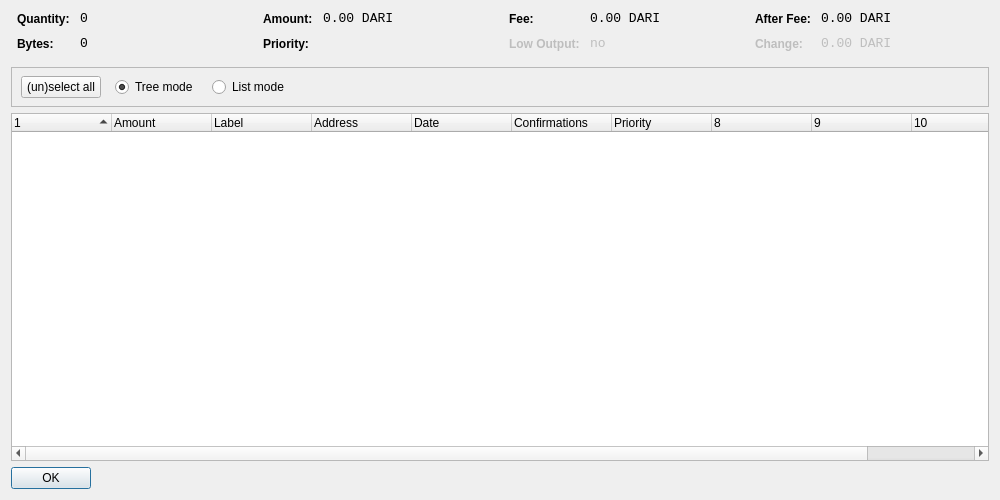
<?xml version="1.0" encoding="UTF-8"?>
<ui version="4.0">
 <class>CoinControlDialog</class>
 <widget class="QDialog" name="CoinControlDialog">
  <property name="geometry">
   <rect>
    <x>0</x>
    <y>0</y>
    <width>1000</width>
    <height>500</height>
   </rect>
  </property>
  <property name="windowTitle">
   <string>Coin Control</string>
  </property>
  <layout class="QVBoxLayout" name="verticalLayout">
   <item>
    <layout class="QHBoxLayout" name="horizontalLayoutTop" stretch="0,0,0,0">
     <property name="topMargin">
      <number>0</number>
     </property>
     <property name="bottomMargin">
      <number>10</number>
     </property>
     <item>
      <layout class="QFormLayout" name="formLayoutCoinControl1">
       <property name="horizontalSpacing">
        <number>10</number>
       </property>
       <property name="verticalSpacing">
        <number>10</number>
       </property>
       <property name="leftMargin">
        <number>6</number>
       </property>
       <property name="rightMargin">
        <number>6</number>
       </property>
       <item row="0" column="0">
        <widget class="QLabel" name="labelCoinControlQuantityText">
         <property name="styleSheet">
          <string notr="true">font-weight:bold;</string>
         </property>
         <property name="text">
          <string>Quantity:</string>
         </property>
        </widget>
       </item>
       <item row="0" column="1">
        <widget class="QLabel" name="labelCoinControlQuantity">
         <property name="font">
          <font>
           <family>Monospace</family>
           <pointsize>10</pointsize>
          </font>
         </property>
         <property name="cursor">
          <cursorShape>IBeamCursor</cursorShape>
         </property>
         <property name="contextMenuPolicy">
          <enum>Qt::ActionsContextMenu</enum>
         </property>
         <property name="text">
          <string notr="true">0</string>
         </property>
         <property name="textInteractionFlags">
          <set>Qt::LinksAccessibleByMouse|Qt::TextSelectableByKeyboard|Qt::TextSelectableByMouse</set>
         </property>
        </widget>
       </item>
       <item row="1" column="0">
        <widget class="QLabel" name="labelCoinControlBytesText">
         <property name="styleSheet">
          <string notr="true">font-weight:bold;</string>
         </property>
         <property name="text">
          <string>Bytes:</string>
         </property>
        </widget>
       </item>
       <item row="1" column="1">
        <widget class="QLabel" name="labelCoinControlBytes">
         <property name="font">
          <font>
           <family>Monospace</family>
           <pointsize>10</pointsize>
          </font>
         </property>
         <property name="cursor">
          <cursorShape>IBeamCursor</cursorShape>
         </property>
         <property name="contextMenuPolicy">
          <enum>Qt::ActionsContextMenu</enum>
         </property>
         <property name="text">
          <string notr="true">0</string>
         </property>
         <property name="textInteractionFlags">
          <set>Qt::LinksAccessibleByMouse|Qt::TextSelectableByKeyboard|Qt::TextSelectableByMouse</set>
         </property>
        </widget>
       </item>
      </layout>
     </item>
     <item>
      <layout class="QFormLayout" name="formLayoutCoinControl2">
       <property name="horizontalSpacing">
        <number>10</number>
       </property>
       <property name="verticalSpacing">
        <number>10</number>
       </property>
       <property name="leftMargin">
        <number>6</number>
       </property>
       <property name="rightMargin">
        <number>6</number>
       </property>
       <item row="0" column="0">
        <widget class="QLabel" name="labelCoinControlAmountText">
         <property name="styleSheet">
          <string notr="true">font-weight:bold;</string>
         </property>
         <property name="text">
          <string>Amount:</string>
         </property>
        </widget>
       </item>
       <item row="0" column="1">
        <widget class="QLabel" name="labelCoinControlAmount">
         <property name="font">
          <font>
           <family>Monospace</family>
           <pointsize>10</pointsize>
          </font>
         </property>
         <property name="cursor">
          <cursorShape>IBeamCursor</cursorShape>
         </property>
         <property name="contextMenuPolicy">
          <enum>Qt::ActionsContextMenu</enum>
         </property>
         <property name="text">
          <string notr="true">0.00 DARI</string>
         </property>
         <property name="textInteractionFlags">
          <set>Qt::LinksAccessibleByMouse|Qt::TextSelectableByKeyboard|Qt::TextSelectableByMouse</set>
         </property>
        </widget>
       </item>
       <item row="1" column="0">
        <widget class="QLabel" name="labelCoinControlPriorityText">
         <property name="styleSheet">
          <string notr="true">font-weight:bold;</string>
         </property>
         <property name="text">
          <string>Priority:</string>
         </property>
        </widget>
       </item>
       <item row="1" column="1">
        <widget class="QLabel" name="labelCoinControlPriority">
         <property name="font">
          <font>
           <family>Monospace</family>
           <pointsize>10</pointsize>
          </font>
         </property>
         <property name="cursor">
          <cursorShape>IBeamCursor</cursorShape>
         </property>
         <property name="contextMenuPolicy">
          <enum>Qt::ActionsContextMenu</enum>
         </property>
         <property name="text">
          <string/>
         </property>
         <property name="textInteractionFlags">
          <set>Qt::LinksAccessibleByMouse|Qt::TextSelectableByKeyboard|Qt::TextSelectableByMouse</set>
         </property>
        </widget>
       </item>
      </layout>
     </item>
     <item>
      <layout class="QFormLayout" name="formLayoutCoinControl3">
       <property name="horizontalSpacing">
        <number>10</number>
       </property>
       <property name="verticalSpacing">
        <number>10</number>
       </property>
       <property name="leftMargin">
        <number>6</number>
       </property>
       <property name="rightMargin">
        <number>6</number>
       </property>
       <item row="0" column="0">
        <widget class="QLabel" name="labelCoinControlFeeText">
         <property name="styleSheet">
          <string notr="true">font-weight:bold;</string>
         </property>
         <property name="text">
          <string>Fee:</string>
         </property>
        </widget>
       </item>
       <item row="0" column="1">
        <widget class="QLabel" name="labelCoinControlFee">
         <property name="font">
          <font>
           <family>Monospace</family>
           <pointsize>10</pointsize>
          </font>
         </property>
         <property name="cursor">
          <cursorShape>IBeamCursor</cursorShape>
         </property>
         <property name="contextMenuPolicy">
          <enum>Qt::ActionsContextMenu</enum>
         </property>
         <property name="text">
          <string notr="true">0.00 DARI</string>
         </property>
         <property name="textInteractionFlags">
          <set>Qt::LinksAccessibleByMouse|Qt::TextSelectableByKeyboard|Qt::TextSelectableByMouse</set>
         </property>
        </widget>
       </item>
       <item row="1" column="0">
        <widget class="QLabel" name="labelCoinControlLowOutputText">
         <property name="enabled">
          <bool>false</bool>
         </property>
         <property name="styleSheet">
          <string notr="true">font-weight:bold;</string>
         </property>
         <property name="text">
          <string>Low Output:</string>
         </property>
        </widget>
       </item>
       <item row="1" column="1">
        <widget class="QLabel" name="labelCoinControlLowOutput">
         <property name="enabled">
          <bool>false</bool>
         </property>
         <property name="font">
          <font>
           <family>Monospace</family>
           <pointsize>10</pointsize>
          </font>
         </property>
         <property name="cursor">
          <cursorShape>IBeamCursor</cursorShape>
         </property>
         <property name="contextMenuPolicy">
          <enum>Qt::ActionsContextMenu</enum>
         </property>
         <property name="text">
          <string notr="true">no</string>
         </property>
         <property name="textInteractionFlags">
          <set>Qt::LinksAccessibleByMouse|Qt::TextSelectableByKeyboard|Qt::TextSelectableByMouse</set>
         </property>
        </widget>
       </item>
      </layout>
     </item>
     <item>
      <layout class="QFormLayout" name="formLayoutCoinControl4">
       <property name="horizontalSpacing">
        <number>10</number>
       </property>
       <property name="verticalSpacing">
        <number>10</number>
       </property>
       <property name="leftMargin">
        <number>6</number>
       </property>
       <property name="rightMargin">
        <number>6</number>
       </property>
       <item row="0" column="0">
        <widget class="QLabel" name="labelCoinControlAfterFeeText">
         <property name="styleSheet">
          <string notr="true">font-weight:bold;</string>
         </property>
         <property name="text">
          <string>After Fee:</string>
         </property>
        </widget>
       </item>
       <item row="0" column="1">
        <widget class="QLabel" name="labelCoinControlAfterFee">
         <property name="font">
          <font>
           <family>Monospace</family>
           <pointsize>10</pointsize>
          </font>
         </property>
         <property name="cursor">
          <cursorShape>IBeamCursor</cursorShape>
         </property>
         <property name="contextMenuPolicy">
          <enum>Qt::ActionsContextMenu</enum>
         </property>
         <property name="text">
          <string notr="true">0.00 DARI</string>
         </property>
         <property name="textInteractionFlags">
          <set>Qt::LinksAccessibleByMouse|Qt::TextSelectableByKeyboard|Qt::TextSelectableByMouse</set>
         </property>
        </widget>
       </item>
       <item row="1" column="0">
        <widget class="QLabel" name="labelCoinControlChangeText">
         <property name="enabled">
          <bool>false</bool>
         </property>
         <property name="styleSheet">
          <string notr="true">font-weight:bold;</string>
         </property>
         <property name="text">
          <string>Change:</string>
         </property>
        </widget>
       </item>
       <item row="1" column="1">
        <widget class="QLabel" name="labelCoinControlChange">
         <property name="enabled">
          <bool>false</bool>
         </property>
         <property name="font">
          <font>
           <family>Monospace</family>
           <pointsize>10</pointsize>
          </font>
         </property>
         <property name="cursor">
          <cursorShape>IBeamCursor</cursorShape>
         </property>
         <property name="contextMenuPolicy">
          <enum>Qt::ActionsContextMenu</enum>
         </property>
         <property name="text">
          <string notr="true">0.00 DARI</string>
         </property>
         <property name="textInteractionFlags">
          <set>Qt::LinksAccessibleByMouse|Qt::TextSelectableByKeyboard|Qt::TextSelectableByMouse</set>
         </property>
        </widget>
       </item>
      </layout>
     </item>
    </layout>
   </item>
   <item>
    <widget class="QFrame" name="frame">
     <property name="minimumSize">
      <size>
       <width>0</width>
       <height>40</height>
      </size>
     </property>
     <property name="frameShape">
      <enum>QFrame::StyledPanel</enum>
     </property>
     <property name="frameShadow">
      <enum>QFrame::Sunken</enum>
     </property>
     <widget class="QWidget" name="horizontalLayoutWidget">
      <property name="geometry">
       <rect>
        <x>10</x>
        <y>0</y>
        <width>781</width>
        <height>41</height>
       </rect>
      </property>
      <layout class="QHBoxLayout" name="horizontalLayoutPanel" stretch="0,0,0,0,0">
       <property name="spacing">
        <number>14</number>
       </property>
       <item>
        <widget class="QPushButton" name="pushButtonSelectAll">
         <property name="sizePolicy">
          <sizepolicy hsizetype="Maximum" vsizetype="Fixed">
           <horstretch>0</horstretch>
           <verstretch>0</verstretch>
          </sizepolicy>
         </property>
         <property name="text">
          <string>(un)select all</string>
         </property>
        </widget>
       </item>
       <item>
        <widget class="QRadioButton" name="radioTreeMode">
         <property name="sizePolicy">
          <sizepolicy hsizetype="Maximum" vsizetype="Fixed">
           <horstretch>0</horstretch>
           <verstretch>0</verstretch>
          </sizepolicy>
         </property>
         <property name="text">
          <string>Tree mode</string>
         </property>
         <property name="checked">
          <bool>true</bool>
         </property>
        </widget>
       </item>
       <item>
        <widget class="QRadioButton" name="radioListMode">
         <property name="sizePolicy">
          <sizepolicy hsizetype="Maximum" vsizetype="Fixed">
           <horstretch>0</horstretch>
           <verstretch>0</verstretch>
          </sizepolicy>
         </property>
         <property name="text">
          <string>List mode</string>
         </property>
        </widget>
       </item>
       <item>
        <spacer name="horizontalSpacer">
         <property name="orientation">
          <enum>Qt::Horizontal</enum>
         </property>
         <property name="sizeHint" stdset="0">
          <size>
           <width>40</width>
           <height>20</height>
          </size>
         </property>
        </spacer>
       </item>
      </layout>
     </widget>
    </widget>
   </item>
   <item>
    <widget class="CoinControlTreeWidget" name="treeWidget">
     <property name="contextMenuPolicy">
      <enum>Qt::CustomContextMenu</enum>
     </property>
     <property name="sortingEnabled">
      <bool>false</bool>
     </property>
     <property name="columnCount">
      <number>11</number>
     </property>
     <attribute name="headerShowSortIndicator" stdset="0">
      <bool>true</bool>
     </attribute>
     <attribute name="headerStretchLastSection">
      <bool>false</bool>
     </attribute>
     <column>
      <property name="text">
       <string/>
      </property>
     </column>
     <column>
      <property name="text">
       <string>Amount</string>
      </property>
     </column>
     <column>
      <property name="text">
       <string>Label</string>
      </property>
     </column>
     <column>
      <property name="text">
       <string>Address</string>
      </property>
     </column>
     <column>
      <property name="text">
       <string>Date</string>
      </property>
     </column>
     <column>
      <property name="text">
       <string>Confirmations</string>
      </property>
      <property name="toolTip">
       <string>Confirmed</string>
      </property>
     </column>
     <column>
      <property name="text">
       <string>Priority</string>
      </property>
     </column>
     <column>
      <property name="text">
       <string/>
      </property>
     </column>
     <column>
      <property name="text">
       <string/>
      </property>
     </column>
     <column>
      <property name="text">
       <string/>
      </property>
     </column>
     <column>
      <property name="text">
       <string/>
      </property>
     </column>
    </widget>
   </item>
   <item>
    <widget class="QDialogButtonBox" name="buttonBox">
     <property name="sizePolicy">
      <sizepolicy hsizetype="Maximum" vsizetype="Fixed">
       <horstretch>0</horstretch>
       <verstretch>0</verstretch>
      </sizepolicy>
     </property>
     <property name="orientation">
      <enum>Qt::Horizontal</enum>
     </property>
     <property name="standardButtons">
      <set>QDialogButtonBox::Ok</set>
     </property>
    </widget>
   </item>
  </layout>
 </widget>
 <customwidgets>
  <customwidget>
   <class>CoinControlTreeWidget</class>
   <extends>QTreeWidget</extends>
   <header>coincontroltreewidget.h</header>
  </customwidget>
 </customwidgets>
 <resources/>
 <connections/>
</ui>
